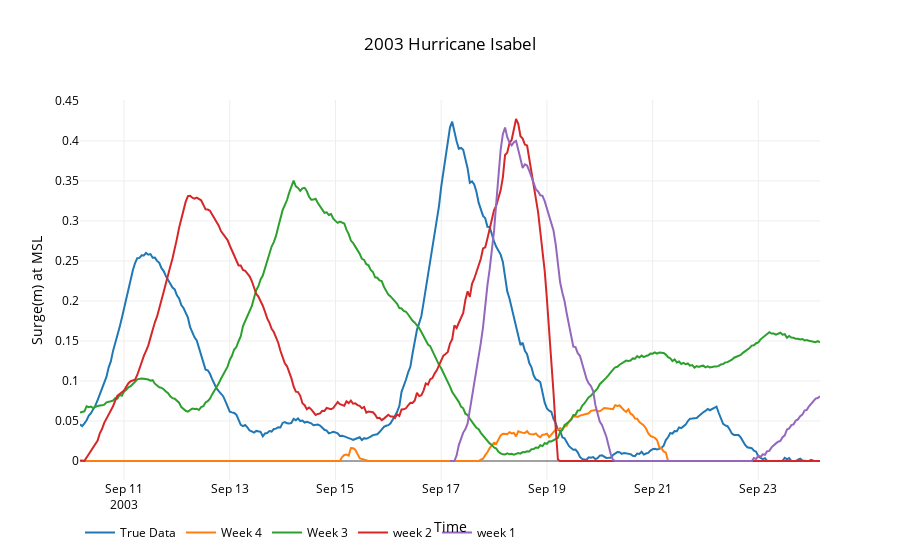

The notebook cell saved with this chart:
### Markdown cell above
#### Ocean City, MD

### Code cell
starts,end,noaa = '20030827','20030926','8570283'
data = utils.plot_timeseries2(files,start,name,26720)
title,x,y = '2003 Hurricane Isabel','Time','Surge(m) at MSL'
layout=utils.layout(title,x,y)
fig = go.Figure(data=data, layout=layout)
interactive = iplot(fig)
#po.plot(fig,filename=root_dir+'\\'+'ocean_city_surge.html')

### Figure 1 — Plotly figure (JSON) as saved in the notebook; plotly's stock layout.template omitted (floating-point values rounded to 4 significant figures; data arrays with more than 128 entries replaced by an {"elided": "..."} marker saying what was removed)
{"data": [{"line": {"color": "rgba(204, 255, 51)"}, "mode": "lines", "name": "True Data", "type": "scatter", "uid": "66881d28-4df5-43b4-abb4-a9744525ca9c", "x": {"elided": "337 str values"}, "y": {"elided": "337 float values"}}, {"line": {"color": "rgba(0, 204, 255)"}, "mode": "lines", "name": "Week 4", "type": "scatter", "uid": "3f4b2c49-6d02-4c5d-9932-c48e43cd5cb4", "x": {"elided": "337 str values"}, "y": {"elided": "337 float values"}}, {"line": {"color": "rgba(102, 255, 255)"}, "mode": "lines", "name": "Week 3", "type": "scatter", "uid": "da5fb239-95e7-4374-9278-14dbd50413b1", "x": {"elided": "337 str values"}, "y": {"elided": "337 float values"}}, {"line": {"color": "rgba(204, 0, 0)"}, "mode": "lines", "name": "week 2", "type": "scatter", "uid": "718225bf-a384-4b99-8f6f-c36d03a2c534", "x": {"elided": "337 str values"}, "y": {"elided": "337 float values"}}, {"line": {"color": "rgba(153, 153, 255)"}, "mode": "lines", "name": "week 1", "type": "scatter", "uid": "9c6d0c55-a9a0-4be2-90ec-314f5ec3e219", "x": {"elided": "169 str values"}, "y": {"elided": "169 float values"}}], "layout": {"autosize": true, "font": {"color": "rgb(0, 0, 0)"}, "legend": {"orientation": "h"}, "paper_bgcolor": "rgb(255,255,255)", "plot_bgcolor": "rgb(255,255,255)", "title": "2003 Hurricane Isabel", "xaxis": {"autorange": true, "range": ["2003-09-10 04:00", "2003-09-24 04:00"], "title": "Time", "type": "date"}, "yaxis": {"autorange": true, "range": [-0.02375, 0.4512], "title": "Surge(m) at MSL", "type": "linear"}}}
